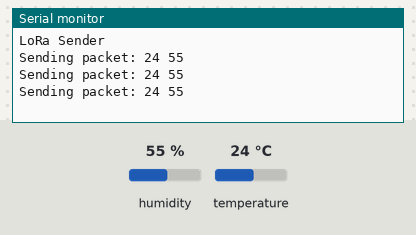
Simulated run of this sketch. Board: Arduino Uno, built with avr-gcc and run on an emulated ATmega328P. Parts: the last lines printed to the serial monitor. Inputs (shaded band) come from the test bench; at power-on: humidity 55 %, temperature 24 °C. No radio packets arrive unless stated.

Above: at 2.9 s.
3.0 s: humidity set to 22 %
At 4.9 s:
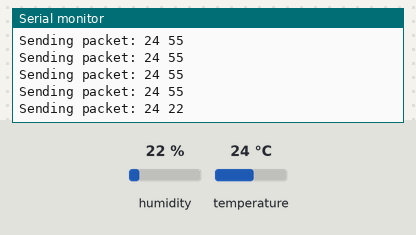
5.9 s: temperature set to 12 °C
At 6.9 s:
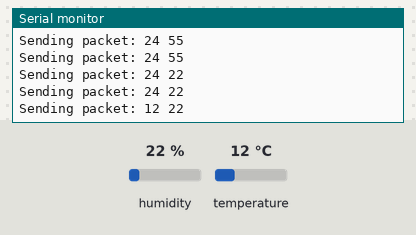
8.8 s: humidity set to 40 %
At 10.4 s:
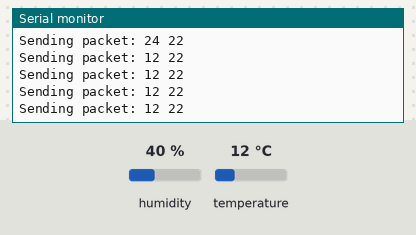
Timing chart, 0 to 11.9 s (numbered marks = the images above; inputs shaded):
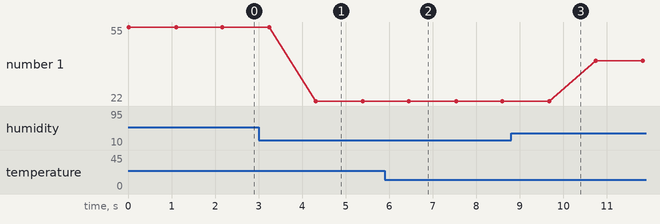

Measured:
- after the input at 3.0 s, the serial monitor: prints a new line after 1.3 s (image 1)
- after the input at 5.9 s, the serial monitor: prints a new line after 0.55 s (image 2)
- plotted number 1: 55 → 22 after the input at 3.0 s, 22 → 40 after the input at 8.8 s

The sketch:

loraSender.ino
```cpp
#include <SPI.h>
#include <LoRa.h>
#include <DHT.h>
#include <DHT_U.h>


int counter = 0;
#define dht_1 7
#define DHTTYPE DHT11
DHT dht(dht_1, DHTTYPE);

void setup() {
  Serial.begin(9600);
  dht.begin();
  while (!Serial);
  Serial.println("LoRa Sender");
  if (!LoRa.begin(433E6)) {

    Serial.println("Starting LoRa failed!");

    while (1);

  }
  LoRa.setTxPower(20);
}


void loop() {

  Serial.print("Sending packet: ");
  int temp=dht.readTemperature();
  int hum=dht.readHumidity();
  // send packet
  Serial.print(temp);
  Serial.print(' ');
  Serial.print(hum);
  Serial.println();
  LoRa.beginPacket();

  LoRa.print(temp);
  LoRa.print(' ');
  LoRa.print(hum);
  LoRa.endPacket();


  counter++;


  delay(1000);

}
```
